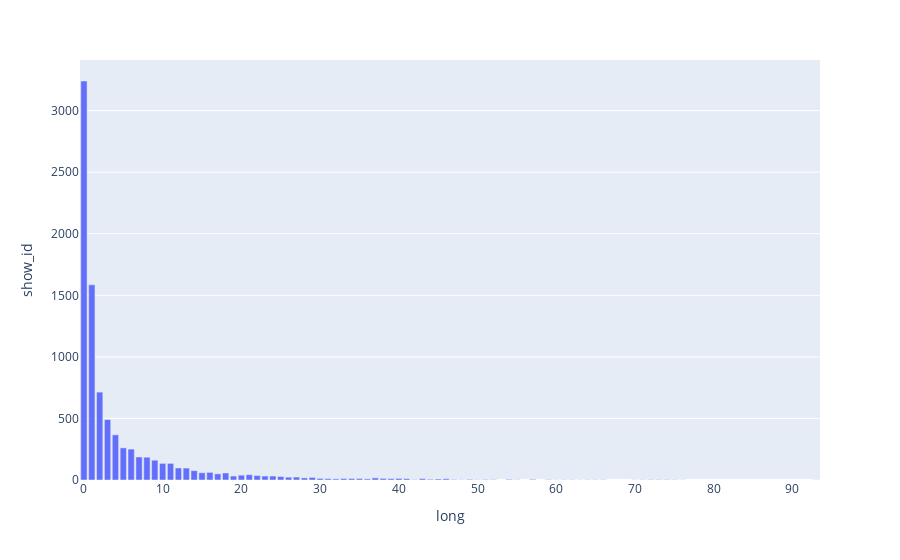

Notebook code cell kept with this figure:
### Code cell
time_to_screen = data.groupby(['long'])['show_id'].count().reset_index()

fig = px.bar(time_to_screen, x='long', y='show_id')
fig.show()

### Figure 1 — Plotly figure (JSON) as saved in the notebook; plotly's stock layout.template omitted (floating-point values rounded to 4 significant figures)
{"data": [{"alignmentgroup": "True", "hovertemplate": "long=%{x}<br>show_id=%{y}<extra></extra>", "legendgroup": "", "marker": {"color": "#636efa", "pattern": {"shape": ""}}, "name": "", "offsetgroup": "", "orientation": "v", "showlegend": false, "textposition": "auto", "type": "bar", "x": [0, 1, 2, 3, 4, 5, 6, 7, 8, 9, 10, 11, 12, 13, 14, 15, 16, 17, 18, 19, 20, 21, 22, 23, 24, 25, 26, 27, 28, 29, 30, 31, 32, 33, 34, 35, 36, 37, 38, 39, 40, 41, 42, 43, 44, 45, 46, 47, 48, 49, 50, 51, 52, 54, 55, 57, 59, 60, 61, 62, 63, 64, 65, 66, 70, 71, 72, 73, 74, 75, 76, 93], "xaxis": "x", "y": [3241, 1585, 714, 491, 367, 261, 251, 187, 185, 161, 135, 135, 98, 97, 76, 59, 62, 50, 57, 32, 39, 43, 36, 32, 32, 28, 23, 24, 17, 21, 13, 11, 9, 12, 12, 12, 9, 17, 13, 11, 13, 11, 3, 11, 6, 8, 10, 4, 2, 5, 2, 4, 3, 5, 2, 5, 3, 1, 2, 2, 1, 2, 2, 2, 1, 2, 3, 3, 3, 2, 1, 1], "yaxis": "y"}], "layout": {"barmode": "relative", "legend": {"tracegroupgap": 0}, "margin": {"t": 60}, "xaxis": {"anchor": "y", "domain": [0, 1], "title": {"text": "long"}}, "yaxis": {"anchor": "x", "domain": [0, 1], "title": {"text": "show_id"}}}}
